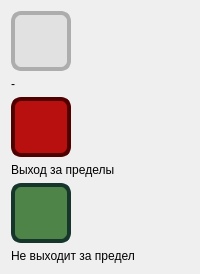
              <widget class="QWidget" name="widget_4" native="true">
               <layout class="QVBoxLayout" name="verticalLayout_51">
                <item>
                 <layout class="QVBoxLayout" name="verticalLayout_53">
                  <item>
                   <widget class="QWidget" name="widget_crossingLimits_range_lmitStatusIndicator_5" native="true">
                    <property name="minimumSize">
                     <size>
                      <width>60</width>
                      <height>60</height>
                     </size>
                    </property>
                    <property name="maximumSize">
                     <size>
                      <width>60</width>
                      <height>60</height>
                     </size>
                    </property>
                    <property name="styleSheet">
                     <string notr="true">background: #E1E1E1;

Border: 4px solid #ADADAD ;
Border-radius: 10px;

</string>
                    </property>
                    <layout class="QVBoxLayout" name="verticalLayout_54"/>
                   </widget>
                  </item>
                  <item>
                   <widget class="QLabel" name="label_4">
                    <property name="text">
                     <string>-</string>
                    </property>
                   </widget>
                  </item>
                 </layout>
                </item>
                <item>
                 <layout class="QVBoxLayout" name="verticalLayout_55">
                  <property name="sizeConstraint">
                   <enum>QLayout::SizeConstraint::SetDefaultConstraint</enum>
                  </property>
                  <item>
                   <widget class="QWidget" name="widget_crossingLimits_range_lmitStatusIndicator_6" native="true">
                    <property name="minimumSize">
                     <size>
                      <width>60</width>
                      <height>60</height>
                     </size>
                    </property>
                    <property name="maximumSize">
                     <size>
                      <width>60</width>
                      <height>60</height>
                     </size>
                    </property>
                    <property name="layoutDirection">
                     <enum>Qt::LayoutDirection::LeftToRight</enum>
                    </property>
                    <property name="styleSheet">
                     <string notr="true">background: #B80F0F;

Border: 4px solid #510000 ;
Border-radius: 10px;

</string>
                    </property>
                   </widget>
                  </item>
                  <item>
                   <widget class="QLabel" name="label_5">
                    <property name="text">
                     <string>Выход за пределы</string>
                    </property>
                   </widget>
                  </item>
                 </layout>
                </item>
                <item>
                 <layout class="QVBoxLayout" name="verticalLayout_56">
                  <item>
                   <widget class="QWidget" name="widget_crossingLimits_range_lmitStatusIndicator_7" native="true">
                    <property name="minimumSize">
                     <size>
                      <width>60</width>
                      <height>60</height>
                     </size>
                    </property>
                    <property name="maximumSize">
                     <size>
                      <width>60</width>
                      <height>60</height>
                     </size>
                    </property>
                    <property name="styleSheet">
                     <string notr="true">background: #4E8448;

Border: 4px solid #16362B ;
Border-radius: 10px;

</string>
                    </property>
                   </widget>
                  </item>
                  <item>
                   <widget class="QLabel" name="label_6">
                    <property name="text">
                     <string>Не выходит за предел</string>
                    </property>
                   </widget>
                  </item>
                 </layout>
                </item>
               </layout>
              </widget>
